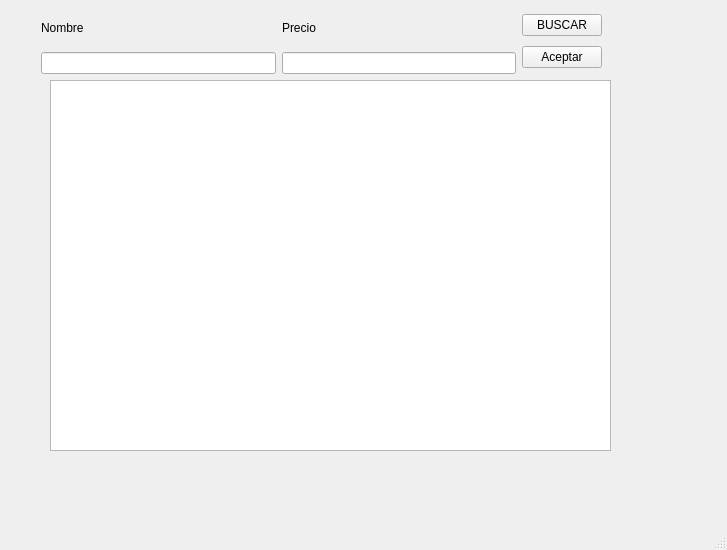
<?xml version="1.0" encoding="UTF-8"?>
<ui version="4.0">
 <class>platos</class>
 <widget class="QMainWindow" name="platos">
  <property name="geometry">
   <rect>
    <x>0</x>
    <y>0</y>
    <width>727</width>
    <height>550</height>
   </rect>
  </property>
  <property name="windowTitle">
   <string>MainWindow</string>
  </property>
  <widget class="QWidget" name="centralwidget">
   <widget class="QTableWidget" name="tableWidget">
    <property name="geometry">
     <rect>
      <x>50</x>
      <y>80</y>
      <width>561</width>
      <height>371</height>
     </rect>
    </property>
   </widget>
   <widget class="QWidget" name="layoutWidget">
    <property name="geometry">
     <rect>
      <x>41</x>
      <y>10</y>
      <width>561</width>
      <height>64</height>
     </rect>
    </property>
    <layout class="QHBoxLayout" name="horizontalLayout_3">
     <item>
      <layout class="QVBoxLayout" name="verticalLayout">
       <item>
        <layout class="QHBoxLayout" name="horizontalLayout">
         <item>
          <widget class="QLabel" name="label">
           <property name="text">
            <string>Nombre</string>
           </property>
          </widget>
         </item>
         <item>
          <widget class="QLabel" name="label_2">
           <property name="text">
            <string>Precio</string>
           </property>
          </widget>
         </item>
        </layout>
       </item>
       <item>
        <layout class="QHBoxLayout" name="horizontalLayout_2">
         <item>
          <widget class="QLineEdit" name="nombre"/>
         </item>
         <item>
          <widget class="QLineEdit" name="precio"/>
         </item>
        </layout>
       </item>
      </layout>
     </item>
     <item>
      <layout class="QVBoxLayout" name="verticalLayout_2">
       <item>
        <widget class="QPushButton" name="buscar_plato">
         <property name="text">
          <string>BUSCAR</string>
         </property>
        </widget>
       </item>
       <item>
        <widget class="QPushButton" name="aceptar_plato">
         <property name="text">
          <string>Aceptar</string>
         </property>
        </widget>
       </item>
      </layout>
     </item>
    </layout>
   </widget>
  </widget>
  <widget class="QMenuBar" name="menubar">
   <property name="geometry">
    <rect>
     <x>0</x>
     <y>0</y>
     <width>727</width>
     <height>25</height>
    </rect>
   </property>
  </widget>
  <widget class="QStatusBar" name="statusbar"/>
 </widget>
 <resources/>
 <connections/>
</ui>
